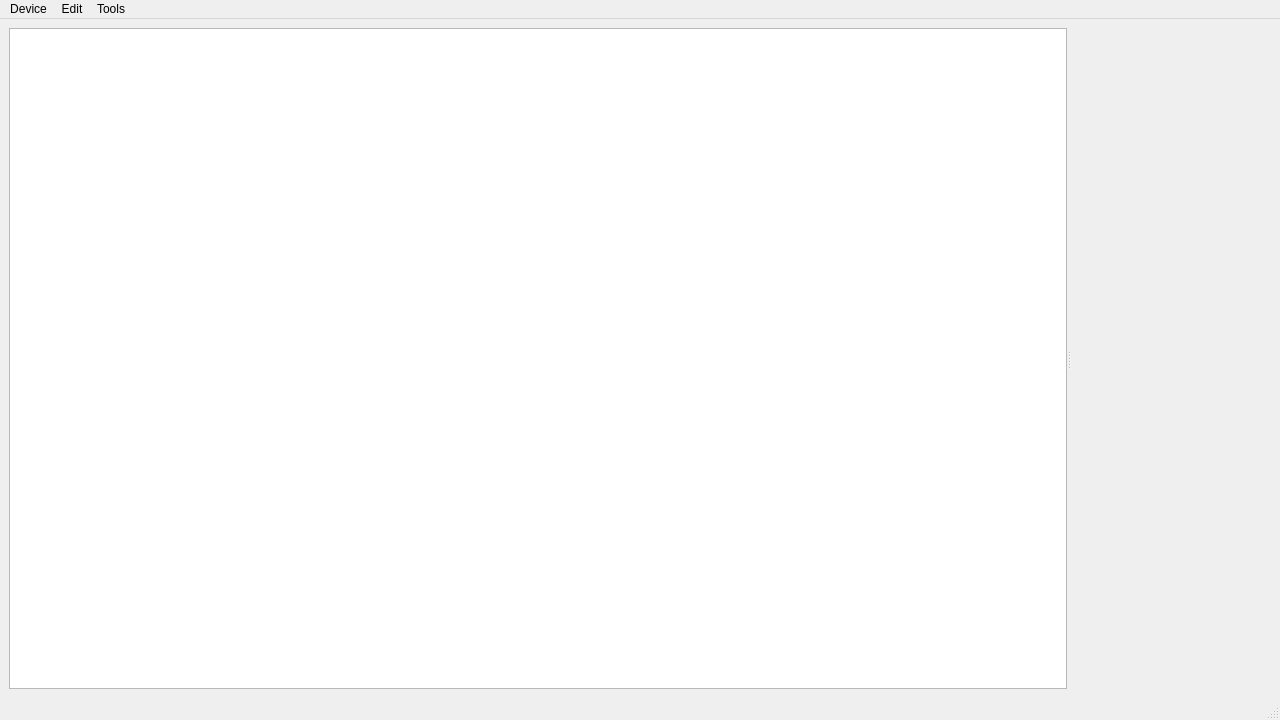
<?xml version="1.0" encoding="UTF-8"?>
<ui version="4.0">
 <class>MainWindow</class>
 <widget class="QMainWindow" name="MainWindow">
  <property name="geometry">
   <rect>
    <x>0</x>
    <y>0</y>
    <width>1280</width>
    <height>720</height>
   </rect>
  </property>
  <property name="minimumSize">
   <size>
    <width>1280</width>
    <height>720</height>
   </size>
  </property>
  <property name="windowTitle">
   <string>usb-regulus</string>
  </property>
  <widget class="QWidget" name="centralwidget">
   <layout class="QVBoxLayout" name="verticalLayout_2">
    <property name="spacing">
     <number>0</number>
    </property>
    <item>
     <widget class="QSplitter" name="splitterMain">
      <property name="orientation">
       <enum>Qt::Horizontal</enum>
      </property>
      <property name="childrenCollapsible">
       <bool>false</bool>
      </property>
      <widget class="UsbDeviceTreeView" name="usbDeviceTreeView">
       <property name="minimumSize">
        <size>
         <width>100</width>
         <height>100</height>
        </size>
       </property>
      </widget>
      <widget class="QWidget" name="widgetRight" native="true">
       <property name="minimumSize">
        <size>
         <width>200</width>
         <height>120</height>
        </size>
       </property>
       <layout class="QVBoxLayout" name="verticalLayout">
        <property name="leftMargin">
         <number>0</number>
        </property>
        <property name="topMargin">
         <number>0</number>
        </property>
        <property name="rightMargin">
         <number>0</number>
        </property>
        <property name="bottomMargin">
         <number>0</number>
        </property>
       </layout>
      </widget>
     </widget>
    </item>
   </layout>
  </widget>
  <widget class="QMenuBar" name="menubar">
   <property name="geometry">
    <rect>
     <x>0</x>
     <y>0</y>
     <width>1280</width>
     <height>23</height>
    </rect>
   </property>
   <widget class="QMenu" name="menuDevice">
    <property name="title">
     <string>Device</string>
    </property>
    <addaction name="actionRefresh"/>
    <addaction name="separator"/>
    <addaction name="actionProtectMouse"/>
    <addaction name="actionProtectKeyboard"/>
    <addaction name="separator"/>
    <addaction name="actionExit"/>
   </widget>
   <widget class="QMenu" name="menuEdit">
    <property name="title">
     <string>Edit</string>
    </property>
    <addaction name="actionCenterTheWindow"/>
   </widget>
   <widget class="QMenu" name="menuTool">
    <property name="title">
     <string>Tools</string>
    </property>
    <widget class="QMenu" name="menuLog_Level">
     <property name="title">
      <string>Log Level</string>
     </property>
     <addaction name="actionDebug"/>
     <addaction name="actionInfo"/>
     <addaction name="actionWarning"/>
     <addaction name="actionError"/>
    </widget>
    <widget class="QMenu" name="menuLanguage">
     <property name="title">
      <string>Language</string>
     </property>
     <addaction name="actionLangEnUS"/>
     <addaction name="actionLangZhCN"/>
    </widget>
    <addaction name="menuLog_Level"/>
    <addaction name="menuLanguage"/>
   </widget>
   <addaction name="menuDevice"/>
   <addaction name="menuEdit"/>
   <addaction name="menuTool"/>
  </widget>
  <widget class="QStatusBar" name="statusbar"/>
  <action name="actionExit">
   <property name="text">
    <string>Exit</string>
   </property>
   <property name="shortcut">
    <string notr="true">Ctrl+Q</string>
   </property>
  </action>
  <action name="actionRefresh">
   <property name="text">
    <string>Refresh</string>
   </property>
   <property name="shortcut">
    <string notr="true">Ctrl+F5</string>
   </property>
  </action>
  <action name="actionDebug">
   <property name="checkable">
    <bool>true</bool>
   </property>
   <property name="text">
    <string>Debug</string>
   </property>
  </action>
  <action name="actionInfo">
   <property name="checkable">
    <bool>true</bool>
   </property>
   <property name="text">
    <string>Info</string>
   </property>
  </action>
  <action name="actionWarning">
   <property name="checkable">
    <bool>true</bool>
   </property>
   <property name="text">
    <string>Warning</string>
   </property>
  </action>
  <action name="actionError">
   <property name="checkable">
    <bool>true</bool>
   </property>
   <property name="text">
    <string>Error</string>
   </property>
  </action>
  <action name="actionLangEnUS">
   <property name="text">
    <string notr="true">English (US)</string>
   </property>
   <property name="iconText">
    <string notr="true">English</string>
   </property>
   <property name="toolTip">
    <string notr="true">English</string>
   </property>
  </action>
  <action name="actionLangZhCN">
   <property name="text">
    <string notr="true">简体中文</string>
   </property>
   <property name="iconText">
    <string notr="true">简体中文</string>
   </property>
   <property name="toolTip">
    <string notr="true">简体中文</string>
   </property>
  </action>
  <action name="actionProtectMouse">
   <property name="checkable">
    <bool>true</bool>
   </property>
   <property name="checked">
    <bool>true</bool>
   </property>
   <property name="text">
    <string>Protect Mouse</string>
   </property>
   <property name="toolTip">
    <string>Do not claim the Mouse HID interface</string>
   </property>
  </action>
  <action name="actionProtectKeyboard">
   <property name="checkable">
    <bool>true</bool>
   </property>
   <property name="checked">
    <bool>true</bool>
   </property>
   <property name="text">
    <string>Protect Keyboard</string>
   </property>
   <property name="toolTip">
    <string>Do not claim the Keyboard HID interface</string>
   </property>
  </action>
  <action name="actionCenterTheWindow">
   <property name="text">
    <string>Center the Window</string>
   </property>
  </action>
 </widget>
 <customwidgets>
  <customwidget>
   <class>UsbDeviceTreeView</class>
   <extends>QTreeView</extends>
   <header location="global">src/mainwindow/usbdevicetreeview.h</header>
  </customwidget>
 </customwidgets>
 <resources/>
 <connections/>
</ui>
